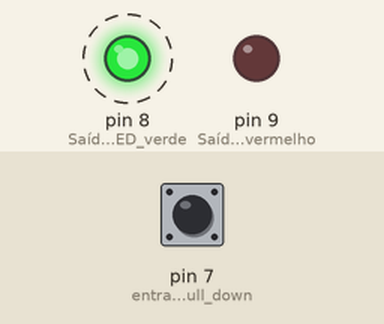
Recording of a sketch running on a simulated Arduino Uno, built with avr-gcc and run on an emulated ATmega328P. Shown: output pins drawn as LEDs (lit = HIGH). Dashed ring = blinking. The test bench sets the inputs (shaded band); at power-on: pin 7 (entrada_Botão_pull_down) LOW.

Above: at 0.1 s.
At 39.1 s:
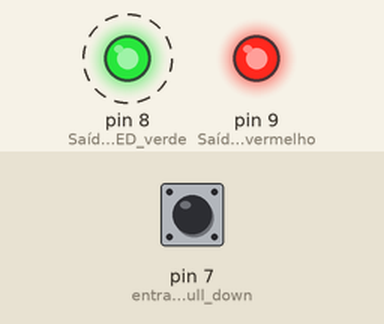
Timing chart, 0 to 40.0 s (numbered marks = the images above):
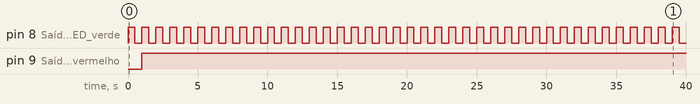

The sketch:

Liga_LED.ino
```cpp
/* Sistema Microcontrolados
*  Alunos: Daniel Santos e Moisés de Medeiros
*  Professor: Alysson Lima
*/

//Define os pinos que serão utilizados
void setup()
{
  pinMode(7, INPUT);//entrada Botão pull down
  pinMode(8, OUTPUT);//Saída LED verde
  pinMode(9, OUTPUT);//Saída LED vermelho
}

//Loop infinito
void loop()
{
  digitalWrite(8,HIGH);//Ligando LED Verde
  delay(500);// 0,5s aceso
  digitalWrite(8,LOW);//Desligando LED Verde
  delay(500);// 0,5s apagado

  //Loop que será acionado enquanto o botão for pressionado
  while(digitalRead(7) == 0){
  digitalWrite(9, HIGH);//Liga LED vermelho
  digitalWrite(8,HIGH);//Liga LED Verde
  delay(500);// 0,5s aceso
  digitalWrite(8,LOW);//Desliga LED Verde
  delay(500);// 0,5s apagado
  }
  digitalWrite(9, LOW);//Desliga LED vermelho
}
```

Measured:
- by itself, pin 8 (Saída_LED_verde): alternates HIGH for 0.50 s and LOW for 0.50 s
- by itself, pin 9 (Saída_LED_vermelho): LOW → HIGH at 1.0 s
